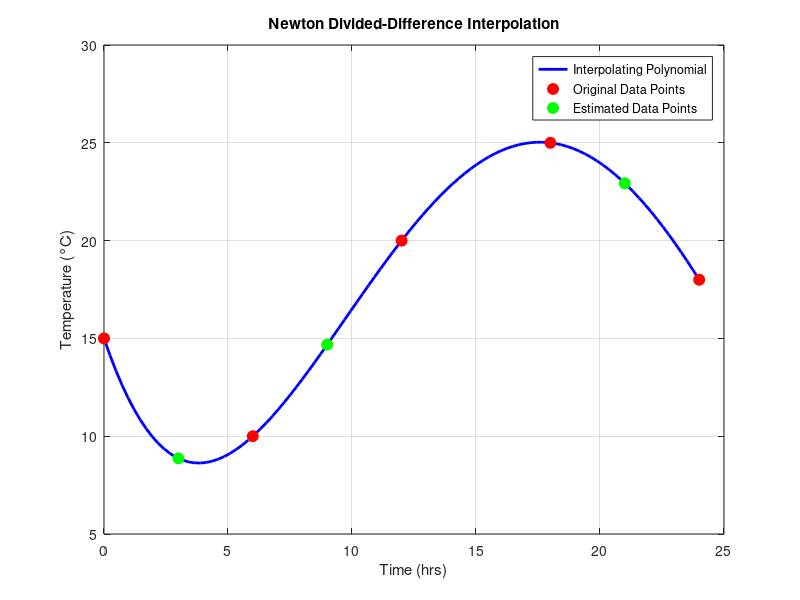

Source code (MATLAB):
time = [0, 6, 12, 18, 24];
temperature = [15, 10, 20, 25, 18];

n = length(time);
divided_diff = zeros(n, n);
divided_diff(:, 1) = temperature';

%Divided-Difference Table
for j=2:n
    for i = 1:(n-j+1)
        divided_diff(i,j) = (divided_diff(i+1, j-1) - divided_diff(i, j-1)) / (time(i+j-1) - time(i));
    end
end
disp('')
disp('Divided-Difference Table:');
disp(divided_diff);

%Function to calculate the interpolation
function val = newton_polynomial(x, time, divided_diff, n)
    val = divided_diff(1, 1);
    term = 1;
    for k = 1:(n-1)
        term = term * (x - time(k));
        val = val + divided_diff(1, k+1) * term;
    end
end

disp('')

% Function to display the polynomial
function display_polynomial(divided_diff, time, n)
    polynomial_str = sprintf('%.6f', divided_diff(1,1));
    for k = 1:(n-1)
        term_str = sprintf('(x - %.6f)', time(k));
        coeff_str = sprintf('%.6f', divided_diff(1, k+1));
        polynomial_str = [polynomial_str, ' + ', coeff_str, ' * ', term_str];
        for j = 1:(k-1)
            term_str = sprintf('(x - %.6f)', time(j));
            polynomial_str = [polynomial_str, ' * ', term_str];
        end
    end
    disp('Interpolating Polynomial:');
    disp(polynomial_str);
    disp('')
end

display_polynomial(divided_diff, time, n);

eval_points = [3, 9, 21];
estimated_temps = arrayfun(@(x) newton_polynomial(x, time, divided_diff, n), eval_points);
disp('')
disp('Estimated Temperatures:');
disp(['At 3 a.m.: ', num2str(estimated_temps(1)), '°C']);
disp(['At 9 a.m.: ', num2str(estimated_temps(2)), '°C']);
disp(['At 21 p.m.: ', num2str(estimated_temps(3)), '°C']);
disp('')
t_range = linspace(0,24,100);
polynomial_vals = arrayfun(@(x) newton_polynomial(x,time,divided_diff,n), t_range);

figure;
%Plot for the polynomial
plot(t_range, polynomial_vals, 'b-', 'LineWidth', 2);
hold on;
%Plot for original data points
plot(time, temperature, 'ro', 'MarkerSize', 8, 'MarkerFaceColor', 'r');
plot(eval_points,estimated_temps,'go','MarkerSize', 8, 'MarkerFaceColor', 'g')
grid on;
xlabel('Time (hrs)');
ylabel('Temperature (°C)');
title('Newton Divided-Difference Interpolation');
legend('Interpolating Polynomial','Original Data Points','Estimated Data Points');
hold off;
waitfor(gcf);




